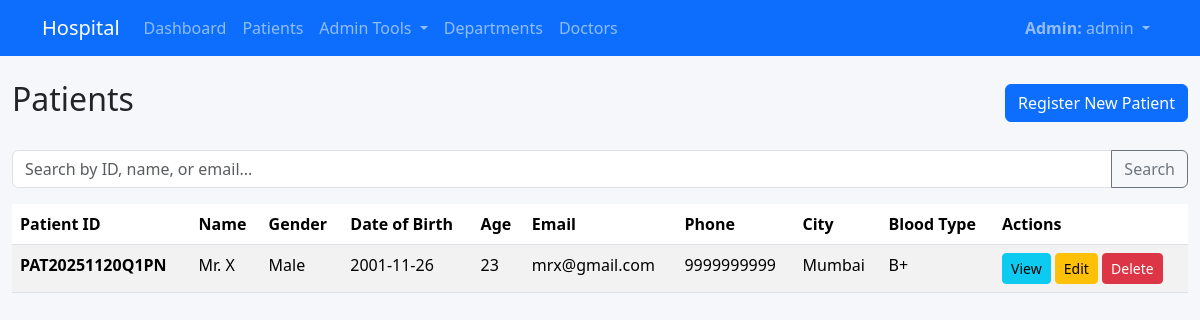
Screenshot of /patients/ (signed in) with the database file from the repository.
### core/models.py (models this page shows, shortened)
class User(AbstractUser):
    class Roles(models.TextChoices):
        SUPERADMIN = 'superadmin', 'Super Admin'
        ADMIN = 'admin', 'Admin'
        DOCTOR = 'doctor', 'Doctor'
        PATIENT = 'patient', 'Patient'
        ANALYST = 'analyst', 'Analyst'
    role = models.CharField(
        max_length=20,
        choices=Roles.choices,
        default=Roles.PATIENT,
        help_text="Controls provisioning, profiles, and access policies.",
    )
    objects = UserManager()
    @property
    def is_doctor(self) -> bool:
        return self.role == self.Roles.DOCTOR
    @property
    def is_patient(self) -> bool:
        return self.role == self.Roles.PATIENT
    class Meta:
        ordering = ['username']

class Patient(models.Model):
    GENDER_CHOICES = [
        ('M', 'Male'),
        ('F', 'Female'),
        ('O', 'Other'),
        ('P', 'Prefer not to say'),
    ]
    BLOOD_TYPE_CHOICES = [
        ('A+', 'A+'),
        ('A-', 'A-'),
        ('B+', 'B+'),
        ('B-', 'B-'),
        ('AB+', 'AB+'),
        ('AB-', 'AB-'),
        ('O+', 'O+'),
        ('O-', 'O-'),
    ]
    user = models.OneToOneField(
        settings.AUTH_USER_MODEL,
        on_delete=models.CASCADE,
        null=True,
        blank=True,
        related_name='patient_profile',
        help_text="Link to user account for login",
    )
    patient_id = models.CharField(max_length=20, unique=True, help_text="Unique patient identifier")
    first_name = models.CharField(max_length=100)
    last_name = models.CharField(max_length=100)
    date_of_birth = models.DateField()
    gender = models.CharField(max_length=1, choices=GENDER_CHOICES)
    email = models.EmailField()
    PHONE_COUNTRY_CHOICES = [
        ('+91', '+91 (India)'),
        ('+1', '+1 (USA / Canada)'),
        ('+44', '+44 (United Kingdom)'),
        ('+61', '+61 (Australia)'),
        ('+971', '+971 (UAE)'),
    ]
    phone_country_code = models.CharField(
        max_length=5,
        choices=PHONE_COUNTRY_CHOICES,
        default='+91',
        help_text="International dialing code, e.g., +91",
    )
    phone = models.CharField(
        max_length=15,
        validators=[RegexValidator(r'^\d{7,15}$', 'Enter digits only (7-15 characters).')],
    )
    address = models.TextField(blank=True)
    city = models.CharField(max_length=120, blank=True)
    emergency_contact_name = models.CharField(max_length=160, blank=True)
    emergency_contact_phone = models.CharField(max_length=20, blank=True)
    blood_type = models.CharField(max_length=3, choices=BLOOD_TYPE_CHOICES, blank=True)
    known_allergies = models.TextField(blank=True, help_text="List any known allergies")
    medical_history = models.TextField(blank=True, help_text="Previous medical conditions and surgeries")
    aadhar_number = models.CharField(
        max_length=12,
        unique=True,
        null=True,
        blank=True,
        validators=[RegexValidator(r'^\d{12}$', 'Enter a valid 12-digit Aadhar number.')],
        help_text="12-digit national identifier (Aadhar).",
    )
    registration_date = models.DateTimeField(auto_now_add=True)
    class Meta:
        ordering = ['-registration_date']
        indexes = [
            models.Index(fields=['patient_id']),
            models.Index(fields=['last_name', 'first_name']),
        ]
    @property
    def full_name(self):
        return f"{self.first_name} {self.last_name}"
    @property
    def age(self):
        today = timezone.now().date()
        return today.year - self.date_of_birth.year - ((today.month, today.day) < (self.date_of_birth.month, self.date_of_birth.day))

### core/views.py (the view, shortened to what this page needs)
# urls.py: path('patients/', views.patient_list, name='patient_list'),
@login_required
def patient_list(request):
    if getattr(request.user, 'is_doctor', False):
        return redirect('doctor_patients')
    patients = Patient.objects.all()
    search_query = request.GET.get('search', '')
    filter_type = request.GET.get('filter_type', '')
    filter_value = request.GET.get('filter_value', '')
    if filter_type == 'gender':
        gender_map = {'Male': 'M', 'Female': 'F', 'Other': 'O', 'Prefer not to say': 'P'}
        patients = patients.filter(gender=gender_map.get(filter_value, filter_value))
    elif filter_type == 'blood_type':
        patients = patients.filter(blood_type=filter_value)
    elif filter_type == 'department':
        patients = patients.filter(
            health_records__department__name=filter_value
        ).distinct()
    elif filter_type == 'diagnosis':
        patients = patients.filter(health_records__diagnosis=filter_value).distinct()
    elif filter_type == 'city':
        if filter_value.lower() == 'not specified':
            patients = patients.filter(Q(city__isnull=True) | Q(city__exact='')).distinct()
        else:
            patients = patients.filter(city__iexact=filter_value).distinct()
    filter_label = ''
    if filter_type and filter_value:
        filter_label = f"{filter_type.replace('_', ' ').title()}: {filter_value}"
    return render(request, 'patient_list.html', {
        'patients': patients,
        'search_query': search_query,
        'filter_type': filter_type,
        'filter_value': filter_value,
        'filter_label': filter_label,
    })

### templates/patient_list.html (shortened to what this page needs)
{% extends 'base.html' %}
{% block content %}
<div class="d-flex justify-content-between align-items-center mb-4">
  <h2>Patients{% if filter_label %} <small class="text-muted">- {{ filter_label }}</small>{% endif %}</h2>
  {% if user.is_staff %}
    <a href="{% url 'patient_create' %}" class="btn btn-primary">Register New Patient</a>
  {% endif %}
</div>
<form method="get" class="mb-3">
  <div class="input-group">
    <input type="text" class="form-control" name="search" placeholder="Search by ID, name, or email..." value="{{ search_query }}">
    <button class="btn btn-outline-secondary" type="submit">Search</button>
  </div>
</form>
<div class="table-responsive">
  <table class="table table-striped table-hover">
    <thead>
      <tr>
        <th>Patient ID</th>
        <th>Name</th>
        <th>Gender</th>
        <th>Date of Birth</th>
        <th>Age</th>
        <th>Email</th>
        <th>Phone</th>
        <th>City</th>
        <th>Blood Type</th>
        <th>Actions</th>
      </tr>
    </thead>
    <tbody>
      {% for patient in patients %}
      <tr>
        <td><strong>{{ patient.patient_id }}</strong></td>
        <td>{{ patient.full_name }}</td>
        <td>{{ patient.get_gender_display }}</td>
        <td>{{ patient.date_of_birth|date:"Y-m-d" }}</td>
        <td>{{ patient.age }}</td>
        <td>{{ patient.email }}</td>
        <td>{{ patient.phone }}</td>
        <td>{{ patient.city|default:"—" }}</td>
        <td>{{ patient.blood_type|default:"—" }}</td>
        <td>
          <a href="{% url 'patient_detail' patient.pk %}" class="btn btn-sm btn-info">View</a>
          {% if user.is_staff %}
            <a href="{% url 'patient_update' patient.pk %}" class="btn btn-sm btn-warning">Edit</a>
            <a href="{% url 'patient_delete' patient.pk %}" class="btn btn-sm btn-danger">Delete</a>
          {% endif %}
        </td>
      </tr>
      {% empty %}
      <tr>
        <td colspan="10" class="text-center">No patients found.</td>
      </tr>
      {% endfor %}
    </tbody>
  </table>
</div>
{% endblock %}

### templates/base.html (shortened to what this page needs)
{% load static %}
<!DOCTYPE html>
<html lang="en">
<head>
    <link href="https://cdn.jsdelivr.net/npm/bootstrap@5.3.3/dist/css/bootstrap.min.css" rel="stylesheet">
    <link rel="stylesheet" href="{% static 'css/site.css' %}">
</head>
<body>
<nav class="navbar navbar-expand-lg navbar-dark bg-primary">
  <div class="container">
    <a class="navbar-brand" href="/">Hospital</a>
    <div class="collapse navbar-collapse" id="navbarsExample">
      <ul class="navbar-nav me-auto mb-2 mb-lg-0">
        {% if user.is_authenticated %}
          {% if user.is_staff %}
            <li class="nav-item"><a class="nav-link" href="{% url 'dashboard' %}">Dashboard</a></li>
            <li class="nav-item"><a class="nav-link" href="{% url 'patient_list' %}">Patients</a></li>
            <li class="nav-item dropdown">
              <a class="nav-link dropdown-toggle" href="#" id="adminToolsDropdown" role="button" data-bs-toggle="dropdown" aria-expanded="false">
                Admin Tools
              </a>
            </li>
          {% elif user.is_doctor %}
            <li class="nav-item"><a class="nav-link" href="{% url 'doctor_patients' %}">My Patients</a></li>
          {% else %}
            {% if user.is_patient %}
              <li class="nav-item"><a class="nav-link" href="{% url 'patient_detail' user.patient_profile.pk %}">My Profile</a></li>
            {% endif %}
          {% endif %}
          <li class="nav-item"><a class="nav-link" href="{% url 'departments' %}">Departments</a></li>
          <li class="nav-item"><a class="nav-link" href="{% url 'doctors' %}">Doctors</a></li>
        {% endif %}
      </ul>
      <ul class="navbar-nav">
        {% if user.is_authenticated %}
          <li class="nav-item dropdown">
            <a class="nav-link dropdown-toggle" href="#" id="navbarDropdown" role="button" data-bs-toggle="dropdown" aria-expanded="false">
              {% if user.is_staff %}
                <strong>Admin:</strong> {{ user.username }}
              {% elif user.is_doctor %}
                <strong>Doctor:</strong> {{ user.username }}
              {% else %}
                {% if user.is_patient %}
                  <strong>Patient:</strong> {{ user.patient_profile.full_name }}
                {% else %}
                  {{ user.username }}
                {% endif %}
              {% endif %}
            </a>
          </li>
        {% else %}
          <li class="nav-item"><a class="nav-link" href="{% url 'login' %}">Login</a></li>
          <li class="nav-item"><a class="nav-link" href="{% url 'patient_signup' %}">Sign Up</a></li>
        {% endif %}
      </ul>
    </div>
  </div>
  </nav>
  <main class="container py-4">
    {% block content %}{% endblock %}
  </main>
</body>
</html>

### static/css/site.css (style rules this page uses)
body { background-color: #f5f7fb; min-height: 100vh; font-family: "Segoe UI", Tahoma, Geneva, Verdana, sans-serif; }
main.container { max-width: 1280px; }

### rows the page displays
User: username "admin"
Patient: patient_id "PAT20251120Q1PN", full_name "Mr. X", gender "Male", date_of_birth "2001-11-26", age "23", email "mrx@gmail.com", phone "9999999999", city "Mumbai", blood_type "B+"
